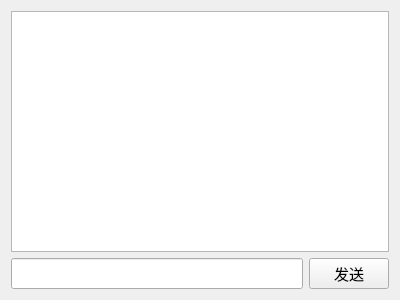
<?xml version="1.0" encoding="UTF-8"?>
<ui version="4.0">
 <class>Chat</class>
 <widget class="QWidget" name="Chat">
  <property name="geometry">
   <rect>
    <x>0</x>
    <y>0</y>
    <width>400</width>
    <height>300</height>
   </rect>
  </property>
  <property name="windowTitle">
   <string>聊天</string>
  </property>
  <property name="windowIcon">
   <iconset>
    <normaloff>C:/Users/Lenovo/Pictures/Screenshots/OIP1-C.jpg</normaloff>C:/Users/Lenovo/Pictures/Screenshots/OIP1-C.jpg</iconset>
  </property>
  <layout class="QVBoxLayout" name="verticalLayout">
   <item>
    <widget class="QTextEdit" name="show_TE">
     <property name="sizePolicy">
      <sizepolicy hsizetype="Expanding" vsizetype="Expanding">
       <horstretch>0</horstretch>
       <verstretch>0</verstretch>
      </sizepolicy>
     </property>
     <property name="font">
      <font>
       <family>Agency FB</family>
       <pointsize>14</pointsize>
      </font>
     </property>
     <property name="readOnly">
      <bool>true</bool>
     </property>
    </widget>
   </item>
   <item>
    <layout class="QHBoxLayout" name="horizontalLayout">
     <item>
      <widget class="QLineEdit" name="msg_LE">
       <property name="font">
        <font>
         <family>Agency FB</family>
         <pointsize>12</pointsize>
        </font>
       </property>
      </widget>
     </item>
     <item>
      <widget class="QPushButton" name="send_PB">
       <property name="font">
        <font>
         <family>Agency FB</family>
         <pointsize>11</pointsize>
        </font>
       </property>
       <property name="text">
        <string>发送</string>
       </property>
      </widget>
     </item>
    </layout>
   </item>
  </layout>
 </widget>
 <resources/>
 <connections/>
</ui>
